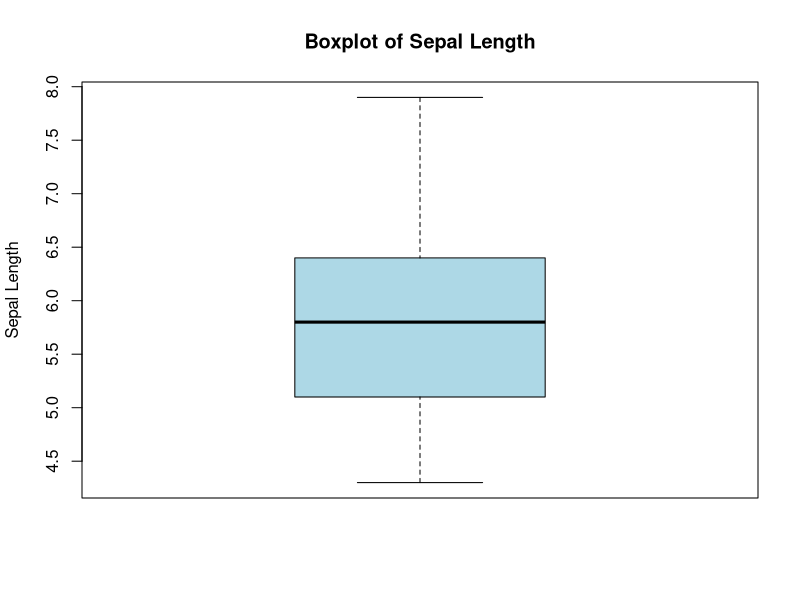
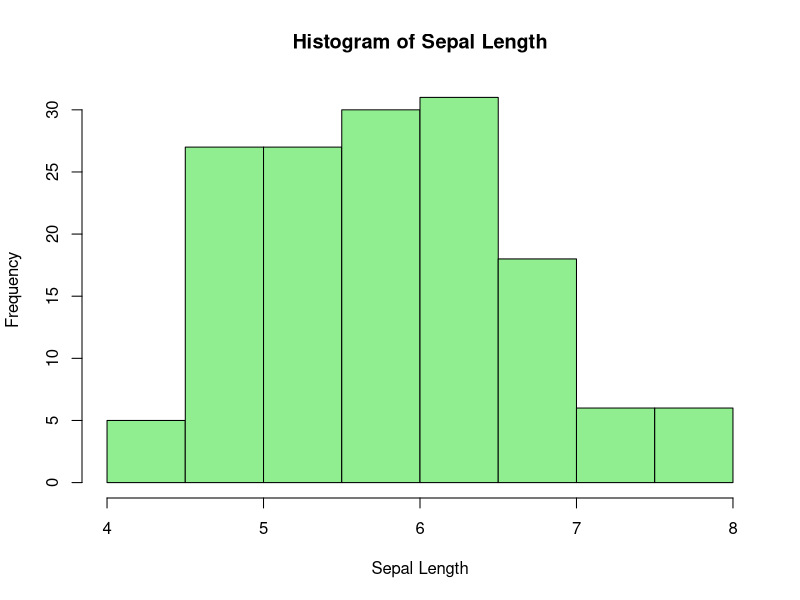
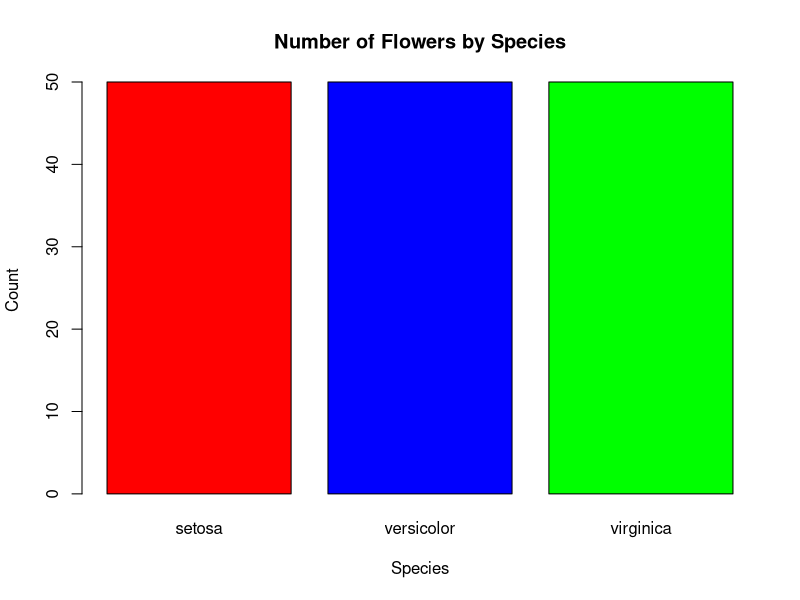
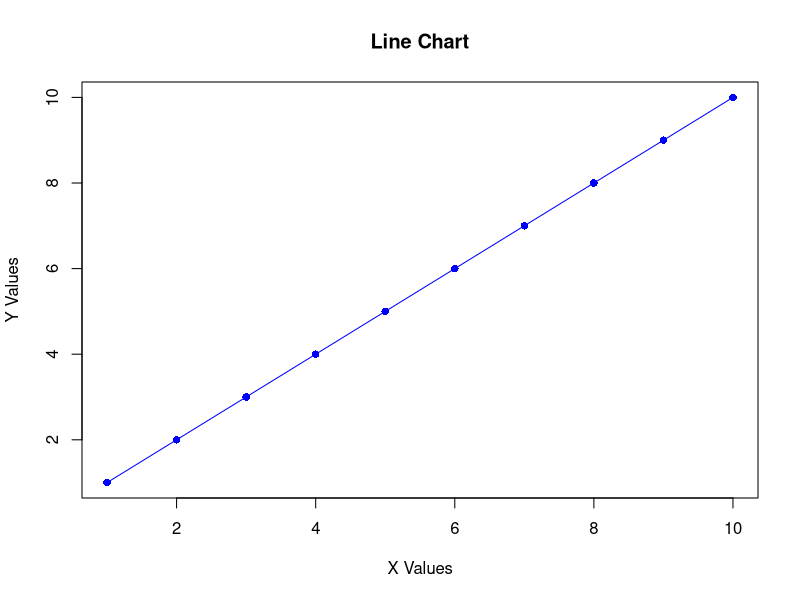
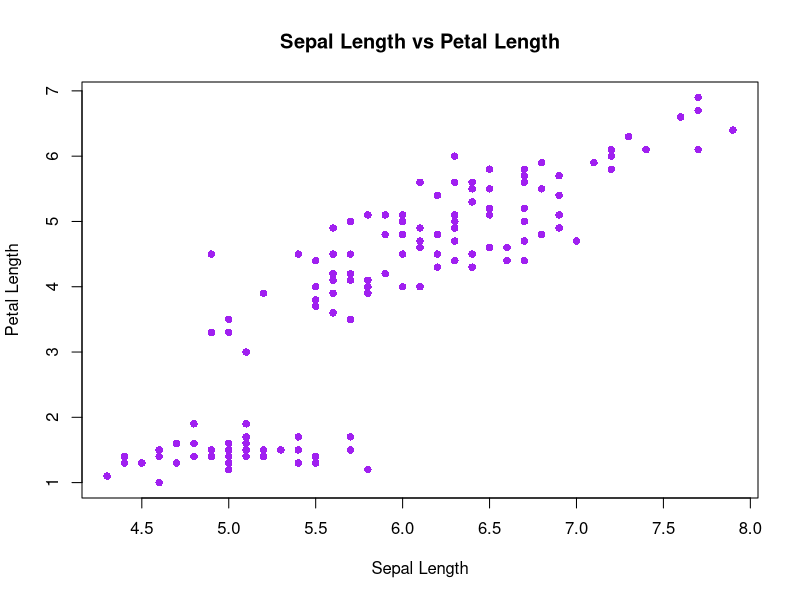

Write the R code that produced these figures, in order.

data(iris)

print("1. Boxplot")
boxplot(iris$Sepal.Length,
        main = "Boxplot of Sepal Length",
        ylab = "Sepal Length",
        col = "lightblue")

print("2. Histogram")
hist(iris$Sepal.Length,
     main = "Histogram of Sepal Length",
     xlab = "Sepal Length",
     col = "lightgreen",
     border = "black")

print("3. Bar Plot")
species_count <- table(iris$Species)
barplot(species_count,
        main = "Number of Flowers by Species",
        xlab = "Species",
        ylab = "Count",
        col = c("red", "blue", "green"))

print("4. Line Chart")
plot(1:10, 1:10,
     type = "o",
     main = "Line Chart",
     xlab = "X Values",
     ylab = "Y Values",
     col = "blue",
     pch = 16)

print("5. Scatter Plot")
plot(iris$Sepal.Length, iris$Petal.Length,
     main = "Sepal Length vs Petal Length",
     xlab = "Sepal Length",
     ylab = "Petal Length",
     col = "purple",
     pch = 16)
